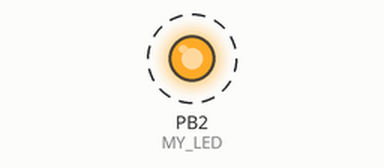
Bench run of a program on a simulated STM32 Black Pill. Parts: output pins drawn as LEDs (lit = HIGH). Dashed ring = blinking. What the program prints to the serial monitor is not drawn.

Above: at 1.0 s.
Timing chart, 0 to 5.8 s (numbered marks = the images above):
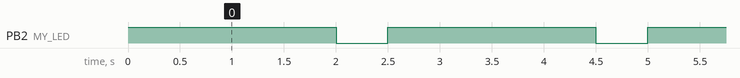

The program:

main.cpp
```cpp
#include <Arduino.h>

// 定义 LED 引脚，根据教程是 PB2
// 在 STM32 Arduino 核心中，直接写 PB2 即可，系统会自动映射
#define MY_LED PB2
#define MY_KEY PA0

void setup() {
    Serial.begin(115200);
    // 1. 初始化引脚模式
    // 相当于配置 MODER, OTYPER, OSPEEDR 等寄存器
    pinMode(MY_LED, OUTPUT);
}

void loop() {
    // 2. 点亮 LED (输出高电平)
    // 相当于操作 ODR 或 BSRR 寄存器
    digitalWrite(MY_LED, HIGH);
    Serial.println("Hello PlatformIO! count: " + String(millis()));
    delay(2000);

    // 3. 熄灭 LED (输出低电平)
    digitalWrite(MY_LED, LOW);

    // 延时 500 毫秒
    delay(500);
}
```

Measured:
- by itself, PB2 (MY_LED): alternates HIGH for 2.0 s and LOW for 0.50 s
